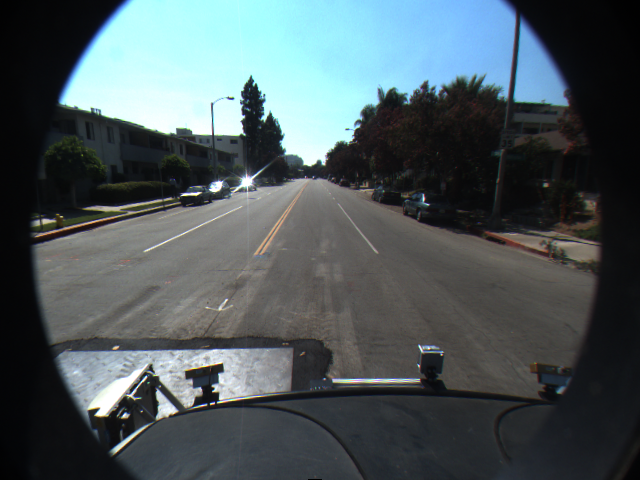
#> input picture images/lane_detection/f00000.png, 640 x 480 px
$ jupyter execute --allow-errors assignment03.ipynb   (shell and % lines are left out)
#> lines starting #> are read from the running program, lines starting #| are printed output that depends on the picture; after the words box and inside, x2 and y2 are one past the last pixel; in counts of white or black regions, pixels touching at a corner belong together
# Assignment 3

Welcome to the assignment for week 3.

## Task 3: Hough Transform

There are two datasets available: "images/eye_tracking" and "images/lane_detection". Implement the classical Hough Transform for lines (lane detection) and circles (eye tracking) as shown in the lecture. Use any Canny Edge Detector implementation to produce edge images.

To pass this assignment, we want you to solve (Task 3.1 OR Task 3.2) AND Task 3.3. The BONUS Task 3.4 is optional as well as one of the first 2 tasks. If you are confused, just solve all of them!

[cell 1]
# imports
import matplotlib.pyplot as plt
from skimage import io, feature, color, filters
from matplotlib.patches import Circle
from tqdm.notebook import tqdm
from skimage.draw import line
import math
import numpy as np

[cell 2]
# Plotting some samples
lane1 = io.imread('images/lane_detection/f00000.png')
#> lane1 is the input picture: shape (480, 640, 3); mean R, G, B 76.8, 88.1, 91.5
lane2 = io.imread('images/lane_detection/f00050.png')
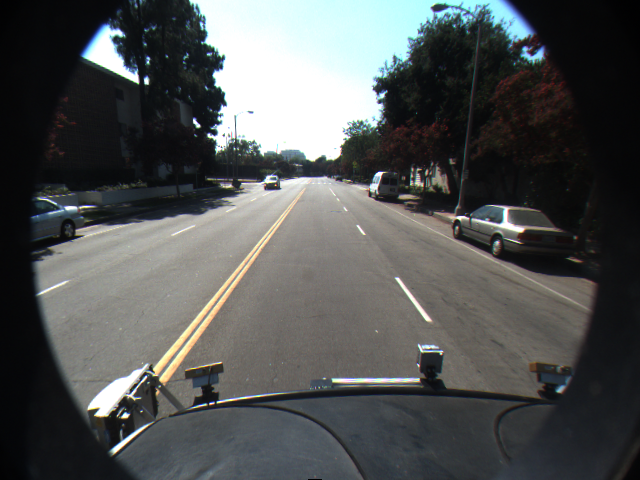
#> input picture images/lane_detection/f00050.png, 640 x 480 px
#> lane2 is the input picture: shape (480, 640, 3); mean R, G, B 81.7, 84.1, 83.7
lane3 = io.imread('images/lane_detection/f00090.png')
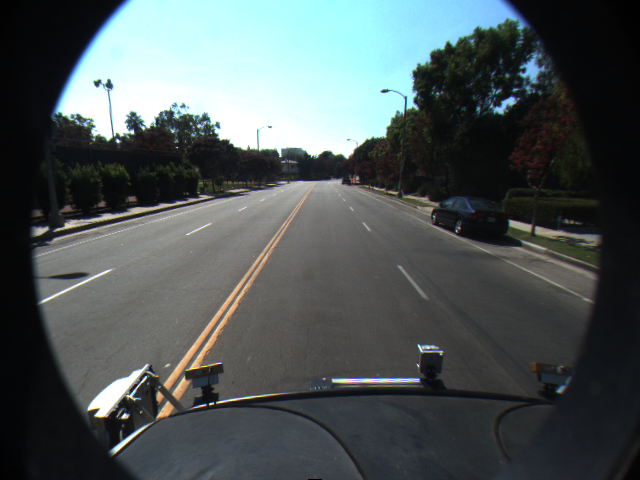
#> input picture images/lane_detection/f00090.png, 640 x 480 px
#> lane3 is the input picture: shape (480, 640, 3); mean R, G, B 78.1, 86.7, 87.3
#> `image = np.zeros((100,100))`: image: shape (100, 100) float64; every value is 0
#> (the rest of this cell did not finish here and is left out)

[cell 3]
def draw_line_hessian_normal(image, a, r):

#> called with a = 20, r = 60
    (dimy,dimx) = image.shape
#> dimy = 100; dimx = 100

    #r = x*cosa + y*sina

    # compute start and end point of line
    x0 = 0
    y0 = round((r - x0*math.cos(math.radians(a)))/math.sin(math.radians(a)))
    x1 = dimx
#> x1 = 100
    y1 = round((r - x1*math.cos(math.radians(a)))/math.sin(math.radians(a)))
#> y1 = -99

    liney,linex = line(y0,x0,y1,x1)
#> linex = 275 values from 0 to 100

    ret = np.copy(image)
    for yy in range(0,liney.size-1):
        if (liney[yy] > 0) and (liney[yy] < dimy-1):
            ret[liney[yy],linex[yy]] = 1
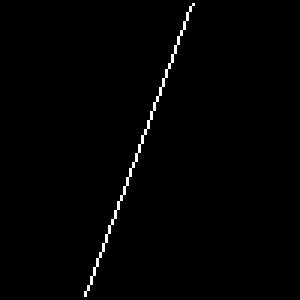
#> ret: shape (100, 100) float64 (shown 3 times larger); values 0 (black) and 1 (white), 0.98% white in thin lines or dots, all inside (x1, y1, x2, y2) = (28, 1, 65, 99)
    return ret

image = np.zeros((100,100))
image = draw_line_hessian_normal(image, 20, 60)
image = draw_line_hessian_normal(image, 20, 10)
#> call 2 of draw_line_hessian_normal, with a = 20, r = 10
#> after the loop in draw_line_hessian_normal (call 2), `for yy in range(0,liney.size-1):`:
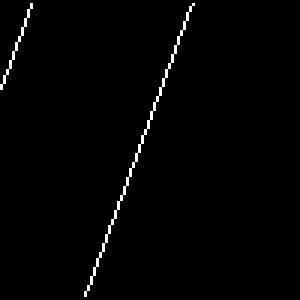
#> ret: shape (100, 100) float64 (shown 3 times larger); values 0 (black) and 1 (white), 1.3% white in thin lines or dots, all inside (x1, y1, x2, y2) = (0, 1, 65, 99)
image = draw_line_hessian_normal(image, 110, 0)
#> call 3 of draw_line_hessian_normal, with a = 110, r = 0
#> after the loop in draw_line_hessian_normal (call 3), `for yy in range(0,liney.size-1):`:
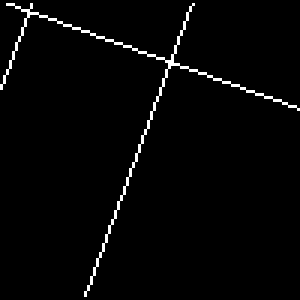
#> ret: shape (100, 100) float64 (shown 3 times larger); values 0 (black) and 1 (white), 2.2% white in thin lines or dots
image = draw_line_hessian_normal(image, -70, 10)
#> call 4 of draw_line_hessian_normal, with a = -70, r = 10
#> after the loop in draw_line_hessian_normal (call 4), `for yy in range(0,liney.size-1):`:
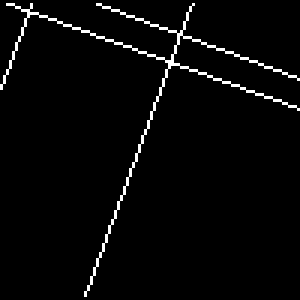
#> ret: shape (100, 100) float64 (shown 3 times larger); values 0 (black) and 1 (white), 2.9% white in thin lines or dots
io.imshow(image)

### Task 3.1: Detecting lanes

Put your Lane Detection solution here.

* Use your implementation of the Hough Transform to find the 10 strongest lines in one lane_detection image
* Display your result set (draw those lines on the image) (**RESULT**)
* Can you improve the performance by limiting the space of solutions?

[cell 4]
image = lane2.copy()
image = feature.canny(color.rgb2gray(image), sigma=1.5, low_threshold=0.2, high_threshold=0.5)
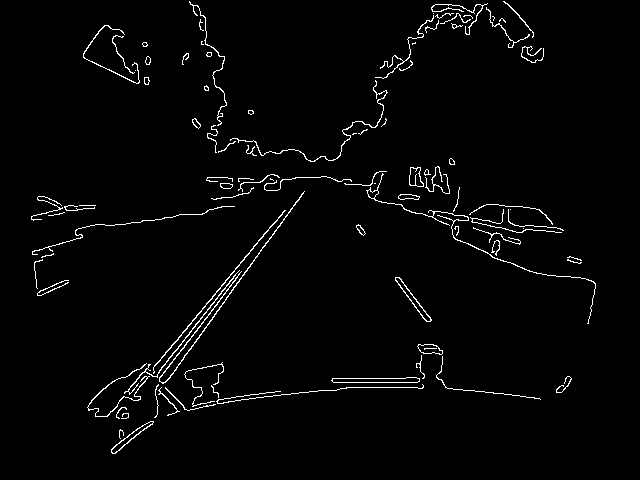
#> image: shape (480, 640) bool; 2.3% white in thin lines or dots, all inside (x1, y1, x2, y2) = (31, 1, 596, 454)

plt.imshow(image, cmap='gray')

[cell 5]
# r_granularity = 1
max_r = math.sqrt(image.shape[0]**2 + image.shape[1]**2)
#> max_r = 800

a_granularity = 1
max_a = 180

array = np.zeros(
    (int(np.ceil(max_r)), max_a)
)

for y, row in enumerate(image):
    for x, pixel in enumerate(row):
        if pixel:
            for a in range(0, max_a, a_granularity):
                r = x*math.cos(math.radians(a)) + y*math.sin(math.radians(a))
                r = round(r)
                array[r, a] += 1
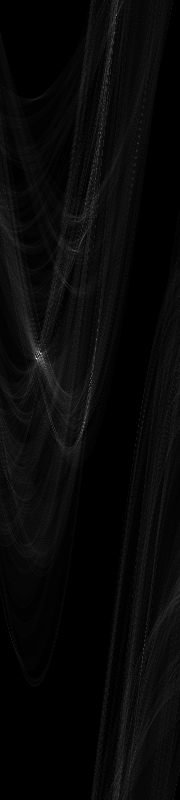
#> array: shape (800, 180) float64; min 0, max 251, mean 8.7

plt.imshow(array, cmap='gray')

[cell 6]
# note: for a better result non-maximum suppression should be applied on the accumulator
k=10

result = color.rgb2gray(lane2)
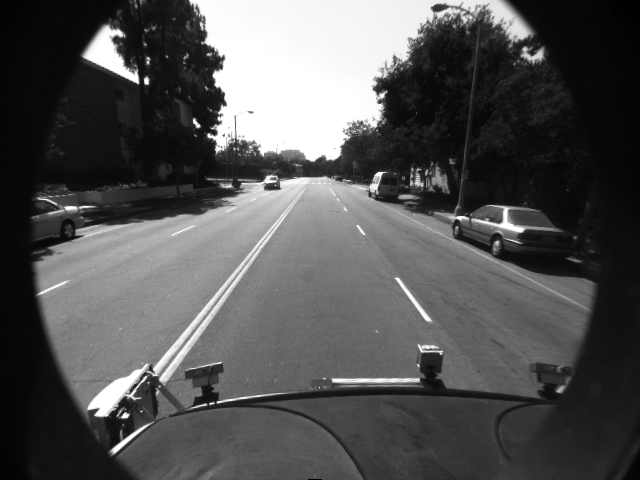
#> result: shape (480, 640) float64; min 0, max 1, mean 0.328
# result = np.zeros(lane2.shape[:2])

strongest_lines = sorted(
    (
        (a, r)
        for a in range(0, max_a, a_granularity)
        for r in range(0, int(max_r))
    ),
    key=lambda x: array[x[1], x[0]],
    reverse=True
)[:k]
#> strongest_lines = [(36, 358), (40, 353), (38, 354), (39, 352), (38, 358), (39, 351), (35, 356), (39, 356), (37, 355), (37, 351)]

# print(strongest_lines)

for a, r in strongest_lines:
    result = draw_line_hessian_normal(result, a, r)
#> this loop made 10 passes
#> (a, r, y0 in draw_line_hessian_normal, y1 in draw_line_hessian_normal) on passes 1 to 10: (36, 358, 609, -272), (40, 353, 549, -214), (38, 354, 575, -244), (39, 352, 559, -231), (38, 358, 581, -238), (39, 351, 558, -233), (35, 356, 621, -293), (39, 356, 566, -225), (37, 355, 590, -259), (37, 351, 583, -266)
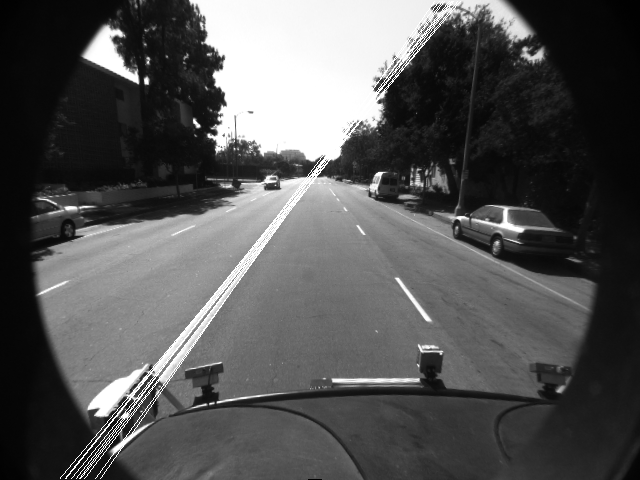
#> result: shape (480, 640) float64; min 0, max 1, mean 0.333

plt.imshow(result, cmap='gray')
